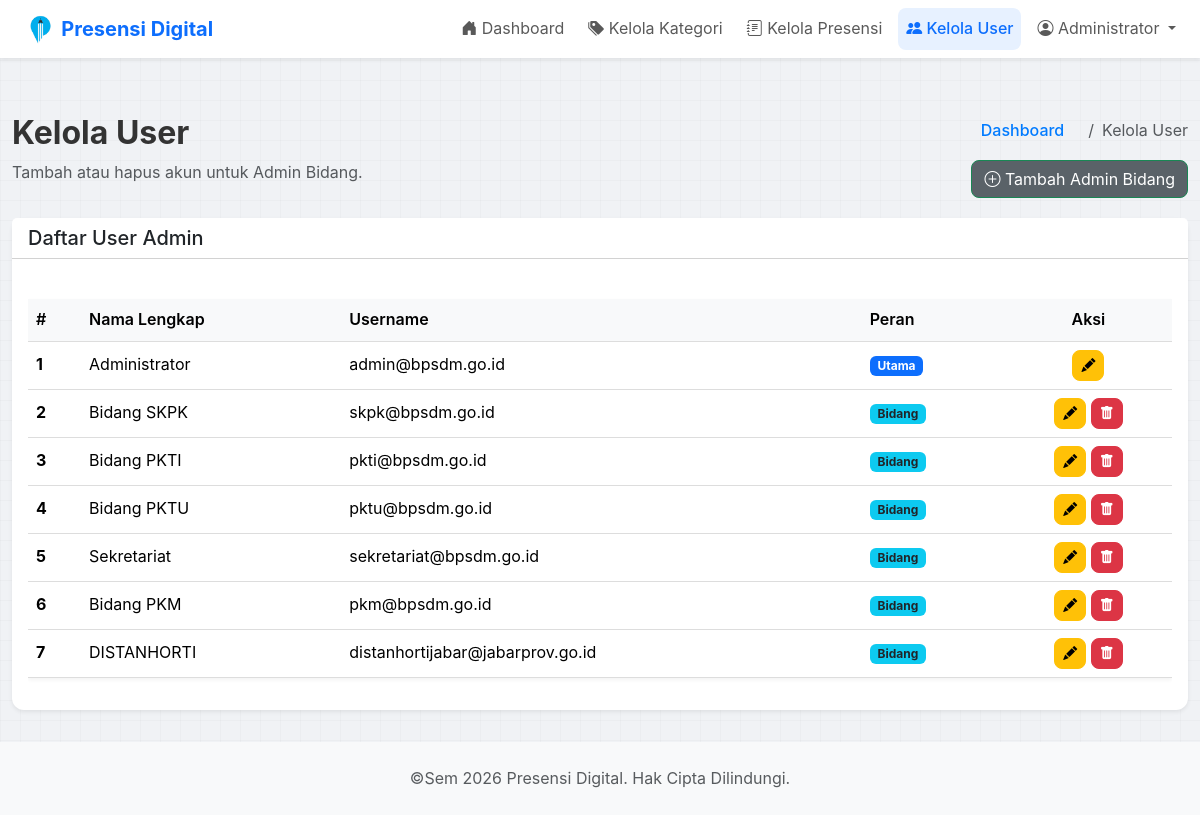
Page /admin/kelola_user.php (signed in) on the committed database.
### tables this page shows
CREATE TABLE `users` (
  `id` int NOT NULL AUTO_INCREMENT,
  `nama_lengkap` varchar(100) NOT NULL,
  `username` varchar(50) NOT NULL,
  `password` varchar(255) NOT NULL,
  `role` enum('admin','user') NOT NULL,
  `nama_bidang` varchar(100) DEFAULT NULL,
  `created_at` timestamp NOT NULL DEFAULT CURRENT_TIMESTAMP,
  PRIMARY KEY (`id`),
  UNIQUE KEY `username` (`username`)
);

### admin/kelola_user.php (the view, shortened to what this page needs)
<?php
require_once '../config.php';
include '../header.php';
?>
<div class="d-flex justify-content-between align-items-center mb-3">
    <div>
        <h1 class="h2 fw-bold">Kelola User</h1>
        <p class="text-muted">Tambah atau hapus akun untuk Admin Bidang.</p>
    </div>
    <div>
        <nav style="--bs-breadcrumb-divider: '/';" aria-label="breadcrumb">
            <ol class="breadcrumb">
                <li class="breadcrumb-item"><a href="/presensi-digital/index.php">Dashboard</a></li>
                <li class="breadcrumb-item active" aria-current="page">Kelola User</li>
            </ol>
        </nav>
        <button type="button" class="btn btn-success float-end" data-bs-toggle="modal" data-bs-target="#userModal">
            <i class="bi bi-plus-circle"></i> Tambah Admin Bidang
        </button>
    </div>
</div>
<div class="card shadow-sm">
    <div class="card-header bg-white">
        <h5 class="mb-0">Daftar User Admin</h5>
    </div>
    <div class="card-body">
        <div class="table-responsive">
            <table class="table table-hover align-middle">
                <thead class="table-light">
                    <tr>
                        <th scope="col">#</th>
                        <th scope="col">Nama Lengkap</th>
                        <th scope="col">Username</th>
                        <th scope="col">Peran</th>
                        <th scope="col" class="text-center">Aksi</th>
                    </tr>
                </thead>
                <tbody>
                    <?php
                    $result = $conn->query("SELECT * FROM users ORDER BY id ASC");
                    $no = 1;
                    while ($user = $result->fetch_assoc()):
                    ?>
                    <tr>
                        <th scope="row"><?php echo $no++; ?></th>
                        <td><?php echo htmlspecialchars($user['nama_lengkap']); ?></td>
                        <td><?php echo htmlspecialchars($user['username']); ?></td>
                        <td>
                            <?php if ($user['role'] == 'admin'): ?>
                                <span class="badge bg-primary">Utama</span>
                            <?php else: ?>
                                <span class="badge bg-info text-dark">Bidang</span>
                            <?php endif; ?>
                        </td>
                        <td class="text-center">
                            <a href="kelola_user.php?edit=<?php echo $user['id']; ?>" class="btn btn-warning btn-sm" title="Edit User">
                                <i class="bi bi-pencil-fill"></i>
                            </a>
                            <?php if ($user['id'] != 1 && $user['id'] != $_SESSION['user_id']): ?>
                                <a href="kelola_user.php?hapus=<?php echo $user['id']; ?>" class="btn btn-danger btn-sm" onclick="return confirm('Yakin ingin menghapus user ini?');" title="Hapus User">
                                    <i class="bi bi-trash-fill"></i>
                                </a>
                            <?php endif; ?>
                        </td>
                    </tr>
                    <?php endwhile; ?>
                </tbody>
            </table>
        </div>
    </div>
</div>
<?php include '../footer.php'; ?>

### header.php (shortened to what this page needs)
<?php
$currentPage = basename($_SERVER['PHP_SELF']); ?>
<!DOCTYPE html>
<html lang="id">
<head>
    <link href="https://cdn.jsdelivr.net/npm/bootstrap@5.3.3/dist/css/bootstrap.min.css" rel="stylesheet">
    <link rel="stylesheet" href="https://cdn.jsdelivr.net/npm/bootstrap-icons@1.11.3/font/bootstrap-icons.min.css">
    <link rel="stylesheet" href="/presensi-digital/assets/css/style.css">
    <link rel="stylesheet" href="/presensi-digital/assets/css/print.css" media="print">
</head>
<body class="d-flex flex-column min-vh-100">
<nav class="navbar navbar-expand-lg navbar-light bg-white shadow-sm">
  <div class="container-fluid">
<a class="navbar-brand fw-bold text-primary d-flex align-items-center" href="/presensi-digital/index.php">
        <img src="/presensi-digital/assets/img/logo-presensi.png" alt="Logo Presensi" height="30" class="me-2">
        <span>Presensi Digital</span>
    </a>
    <div class="collapse navbar-collapse" id="main-nav">
      <ul class="navbar-nav ms-auto mb-2 mb-lg-0 align-items-center">
        <li class="nav-item">
          <a class="nav-link <?php echo ($currentPage == 'index.php') ? 'active' : ''; ?>" href="/presensi-digital/index.php">
            <i class="bi bi-house-door-fill"></i> Dashboard
          </a>
        </li>
        <li class="nav-item">
          <a class="nav-link <?php echo ($currentPage == 'kelola_kategori.php') ? 'active' : ''; ?>" href="/presensi-digital/kelola_kategori.php">
            <i class="bi bi-tags-fill"></i> Kelola Kategori
          </a>
        </li>
        <li class="nav-item">
          <a class="nav-link <?php echo ($currentPage == 'kelola_presensi.php') ? 'active' : ''; ?>" href="/presensi-digital/kelola_presensi.php">
            <i class="bi bi-journal-text"></i> Kelola Presensi
          </a>
        </li>
        <?php if (isset($_SESSION['role']) && $_SESSION['role'] == 'admin'): ?>
        <li class="nav-item">
          <a class="nav-link <?php echo ($currentPage == 'kelola_user.php') ? 'active' : ''; ?>" href="/presensi-digital/admin/kelola_user.php">
            <i class="bi bi-people-fill"></i> Kelola User
          </a>
        </li>
        <?php endif; ?>
        <li class="nav-item dropdown">
          <a class="nav-link dropdown-toggle" href="#" id="userDropdown" role="button" data-bs-toggle="dropdown" aria-expanded="false">
            <i class="bi bi-person-circle"></i> <?php echo htmlspecialchars($_SESSION['nama_lengkap']); ?>
          </a>
        </li>
      </ul>
    </div>
  </div>
</nav>
<main class="container-fluid mt-4">

### footer.php (shortened to what this page needs)
</main>
<footer class="text-center text-muted py-4 mt-auto bg-light">
    <div class="container">
        <p class="mb-0">&copy;Sem <?php echo date('Y'); ?> Presensi Digital. Hak Cipta Dilindungi.</p>
    </div>
</footer>
</body>
</html>

### assets/css/style.css (style rules this page uses)
body { font-family: -apple-system, BlinkMacSystemFont, "Segoe UI", Roboto, Helvetica, Arial, sans-serif; line-height: 1.6; background-color: #f4f7f6; margin: 0; color: #333; }
nav { display: flex; justify-content: space-between; align-items: center; }
nav a { color: #007bff; text-decoration: none; font-weight: 500; padding: 0.5rem 1rem; border-radius: 5px; }
main { padding: 2rem; max-width: 1000px; margin: 0 auto; }
table { width: 100%; border-collapse: collapse; margin-top: 1.5rem; background-color: #fff; box-shadow: 0 2px 4px rgba(0,0,0,0.05); }
th, td { padding: 12px 15px; text-align: left; border-bottom: 1px solid #ddd; }
thead th { background-color: #f8f9fa; font-weight: 600; }
button, input[type="submit"] { background-color: #87CEFA; color: white; padding: 10px 20px; border: none; border-radius: 4px; cursor: pointer; font-size: 1rem; }
button[type="button"] { background-color: #5a6268 ; }
a { color: #007bff; }
h1, h2, h3 { color: #343a40; }
body { background-color: #f8f9fa; background-image: linear-gradient(rgba(0, 0, 0, 0.02) 1px, transparent 1px), linear-gradient(90deg, rgba(0, 0, 0, 0.02) 1px, transparent 1px); background-size: 20px 20px; }
main.container-fluid { max-width: 1200px; }
.card { border: none; border-radius: 0.75rem; }
.btn { border-radius: 0.5rem; }
.table-responsive { border-radius: 0.75rem; }
.navbar-nav .nav-link { transition: background-color 0.2s ease-in-out, color 0.2s ease-in-out; margin: 0 0.25rem; padding-left: 1rem; padding-right: 1rem; border-radius: 0.5rem; }
.navbar-nav .nav-link.active { background-color: #e7f1ff; color: #0d6efd !important; font-weight: 500; }
body { background-color: #f0f2f5; }

### rows in the picture
users: nama_lengkap "Administrator", username "admin@bpsdm.go.id", role "Utama"
users: nama_lengkap "Bidang SKPK", username "skpk@bpsdm.go.id", role "Bidang"
users: nama_lengkap "Bidang PKTI", username "pkti@bpsdm.go.id", role "Bidang"
users: nama_lengkap "Bidang PKTU", username "pktu@bpsdm.go.id", role "Bidang"
users: nama_lengkap "Sekretariat", username "sekretariat@bpsdm.go.id", role "Bidang"
users: nama_lengkap "Bidang PKM", username "pkm@bpsdm.go.id", role "Bidang"
users: nama_lengkap "DISTANHORTI", username "distanhortijabar@jabarprov.go.id", role "Bidang"

### other values in the picture
$_SESSION['nama_lengkap'] "Administrator"
